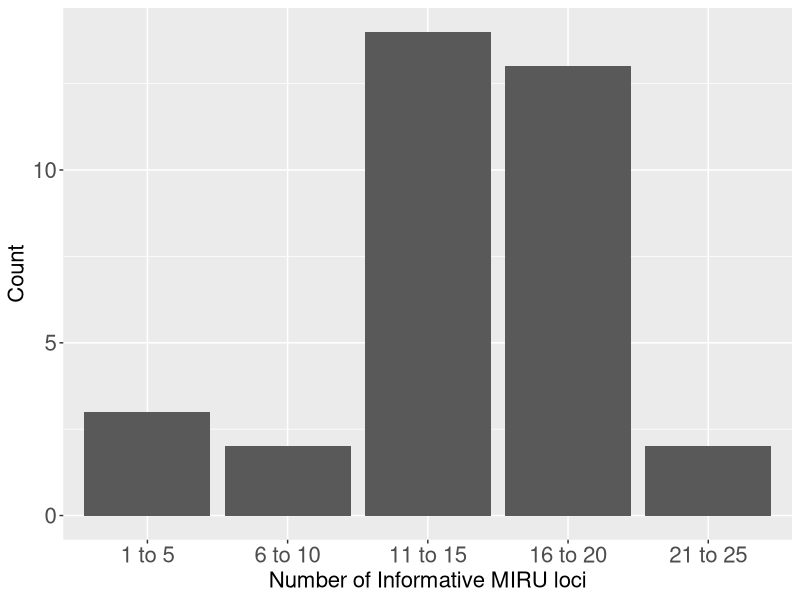
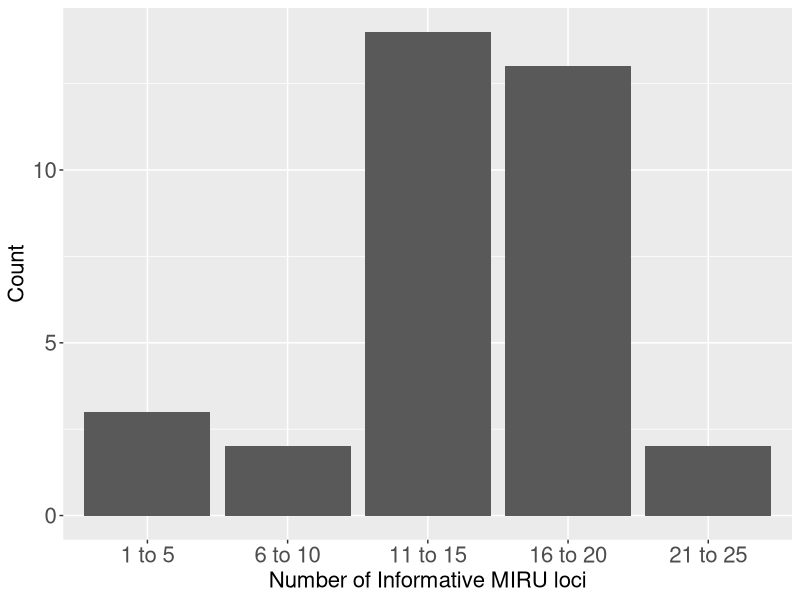

Write the R code that produced these figures, in order.

 
library(ggplot2)
data <- read.table("figures/figure_4d.txt", header=T)

data$InformativeLoci <- factor(data$InformativeLoci, levels = data$InformativeLoci)

ggplot(data, aes(x=InformativeLoci, y=Count)) + geom_bar(stat="identity") + labs(x="Number of Informative MIRU loci") +
   theme(axis.title.x = element_text(size=16), axis.title.y = element_text(size=16), axis.text.x = element_text(size=16), axis.text.y = element_text(size=16))
ggsave("figures/figure_4d.png")
